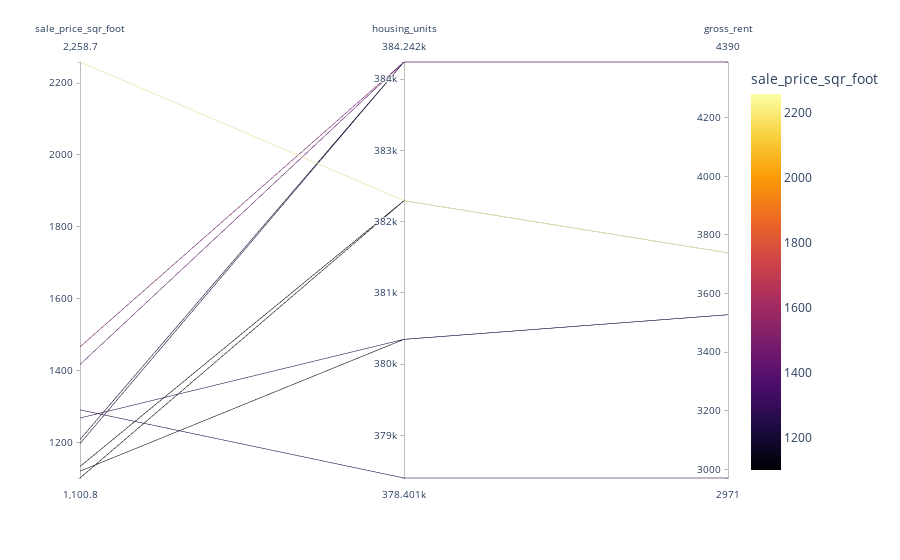

This figure's notebook cell:
### Code cell
# Parallel Coordinates plotted
px.parallel_coordinates(top_10_most_expensive,
                        dimensions=["neighborhood", "sale_price_sqr_foot", "housing_units", "gross_rent"],
                        color='sale_price_sqr_foot',
                        color_continuous_scale=px.colors.sequential.Inferno,
)

### Figure 1 — Plotly figure (JSON) as saved in the notebook; plotly's stock layout.template omitted (floating-point values rounded to 4 significant figures)
{"data": [{"dimensions": [{"label": "sale_price_sqr_foot", "values": [2259.0, 1466.0, 1417.0, 1290.0, 1268.0, 1208.0, 1197.0, 1133.0, 1120.0, 1101.0]}, {"label": "housing_units", "values": [382295, 384242, 384242, 378401, 380348, 384242, 384242, 382295, 380348, 382295]}, {"label": "gross_rent", "values": [3739, 4390, 4390, 2971, 3528, 4390, 4390, 3739, 3528, 3739]}], "domain": {"x": [0, 1], "y": [0, 1]}, "line": {"color": [2259.0, 1466.0, 1417.0, 1290.0, 1268.0, 1208.0, 1197.0, 1133.0, 1120.0, 1101.0], "coloraxis": "coloraxis"}, "name": "", "type": "parcoords"}], "layout": {"coloraxis": {"colorbar": {"title": {"text": "sale_price_sqr_foot"}}, "colorscale": [[0, "#000004"], [0.1111, "#1b0c41"], [0.2222, "#4a0c6b"], [0.3333, "#781c6d"], [0.4444, "#a52c60"], [0.5556, "#cf4446"], [0.6667, "#ed6925"], [0.7778, "#fb9b06"], [0.8889, "#f7d13d"], [1, "#fcffa4"]]}, "legend": {"tracegroupgap": 0}, "margin": {"t": 60}}}
